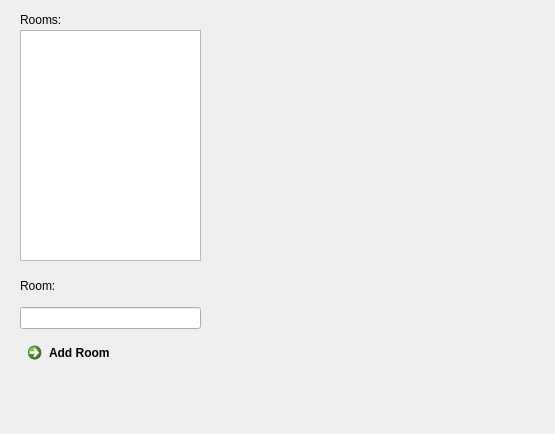
<?xml version="1.0" encoding="UTF-8"?>
<ui version="4.0">
 <class>Form</class>
 <widget class="QWidget" name="Form">
  <property name="geometry">
   <rect>
    <x>0</x>
    <y>0</y>
    <width>555</width>
    <height>434</height>
   </rect>
  </property>
  <property name="windowTitle">
   <string>Form</string>
  </property>
  <widget class="QListWidget" name="lw_rooms">
   <property name="geometry">
    <rect>
     <x>20</x>
     <y>30</y>
     <width>181</width>
     <height>231</height>
    </rect>
   </property>
  </widget>
  <widget class="QLabel" name="ig_4">
   <property name="geometry">
    <rect>
     <x>20</x>
     <y>10</y>
     <width>63</width>
     <height>20</height>
    </rect>
   </property>
   <property name="text">
    <string>Rooms:</string>
   </property>
  </widget>
  <widget class="QWidget" name="verticalLayoutWidget_3">
   <property name="geometry">
    <rect>
     <x>20</x>
     <y>270</y>
     <width>181</width>
     <height>101</height>
    </rect>
   </property>
   <layout class="QVBoxLayout" name="verticalLayout_3">
    <item>
     <widget class="QLabel" name="ig_5">
      <property name="text">
       <string>Room:</string>
      </property>
     </widget>
    </item>
    <item>
     <widget class="QLineEdit" name="lineEdit"/>
    </item>
    <item>
     <widget class="QCommandLinkButton" name="pb_addroom">
      <property name="text">
       <string>Add Room</string>
      </property>
     </widget>
    </item>
   </layout>
  </widget>
 </widget>
 <resources/>
 <connections/>
</ui>
